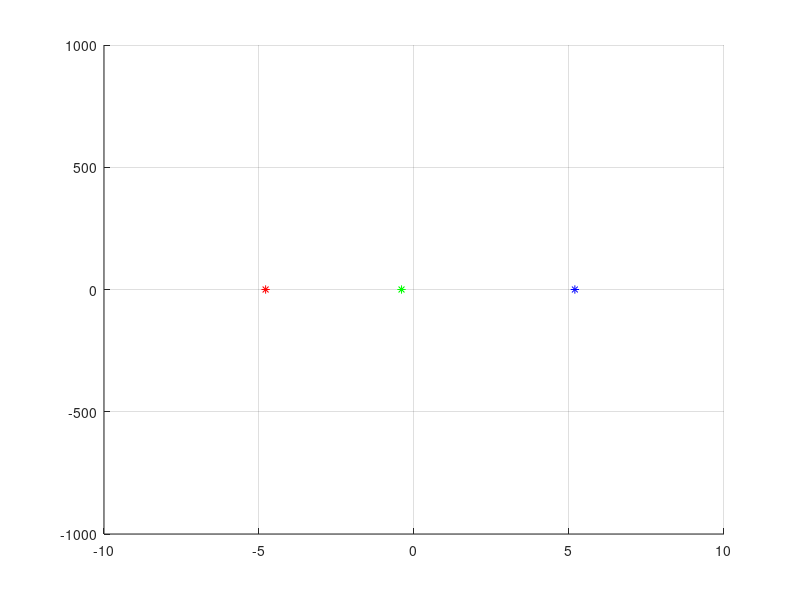
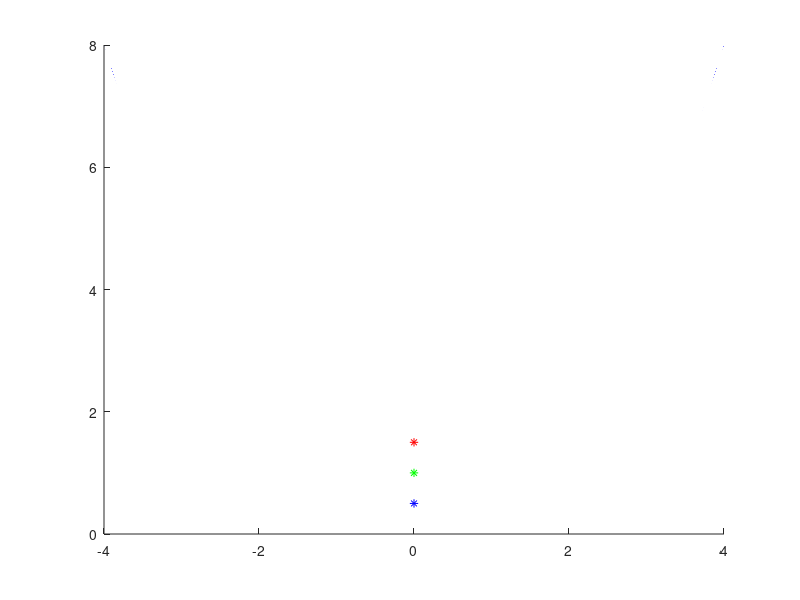

Reproduce these figures in MATLAB, in order. (Note: this script raises an error after producing the figures.)
% PHYS 6352: Computational Physics
% Homework 2
% Author: Richard Camuccio

clc

% [Problem 1]
%
% Viete's theorem states that a cubic polynomial can be uniquely defined by
% its roots x_1, x_2, x_3 and the coefficient a:
%
% ax^3 + bx^2 + cx + d = a(x - x_1)(x - x_2)(x - x_3)
%
% Viete gives explicit formulas for coefficients b, c, and d in terms of a
% and x1, x2, x3. Viete's formulas can be very useful if we want to know
% the answer to the question: "What kind of cubic polynomial has the roots
% that we specified?"
%
% Write an M-script (or M-function) that calculates the coefficients b, c,
% d from the known roots and the coefficient a that you must specify by
% hand. You can use this M-script to test your calculations in Problem 3.

clear

a = 1;
x1 = 2;
x2 = 4;
x3 = 6;

b = -a * (x1 + x2 + x3);
c = a * ((x1 * x2) + (x1 * x3) + (x2 * x3));
d = - a * x1 * x2 * x3;

disp('[Problem 1]')
disp(['  Given a = ', num2str(a), ' and roots ', num2str(x1), ', ', num2str(x2), ', ', num2str(x3)])
disp(['   b = ', num2str(b)])
disp(['   c = ', num2str(c)])
disp(['   d = ', num2str(d)])
disp(' ')

% [Problem 2]
%
% Beginning with a general expression for cubic equation:
%
% ax^3 + bx^2 + cx + d = 0
%
% perform the operations to bring it to the reduced form:
%
% y^3 + py + q = 0
%
% Give explicit formulas for the coefficients p and q in terms of a, b, c,
% d.

clear

a = 1;
b = 3;
c = 5;
d = 7;

p = (c / a) - (b^2 / (3 * a^2));
q = ((2/27) * (b^3 / a^3)) - ((b * c) / (3 * a^2)) + (d / a);

disp('[Problem 2]')
disp('  Given')
disp(['   a = ', num2str(a)])
disp(['   b = ', num2str(b)])
disp(['   c = ', num2str(c)])
disp(['   d = ', num2str(d)])
disp('  Reduced')
disp(['   p = ', num2str(p)])
disp(['   q = ', num2str(q)])
disp(' ')

% [Problem 3]
%
% Write an M-script (or M-function) that calculates the roots of the
% reduced cubic equation:
%
% y^3 + py + q = 0
%
% Combine it with the solution of Problem 2 to have an M-script that solves
% a general cubic equation:
%
% ax^3 + bx^2 + cx + d = 0
%
% Include in your M-script checks of the results. Also include in your
% M-script a plotting routine that produces a graph of the function
%
% f(x) = ax^3 + bx^2 + cx + d
%
% to convince yourself that the number of real roots you found is correct.
% You can overlay your roots with the graph of this function.

clear

N = 1e6;
xl = -10;
xr = 10;
x = linspace(xl, xr, N);

a = 1;
b = 0;
c = -25;
d = -10;

p = (c / a) - (b^2 / (3 * a^2));
q = ((2/27) * (b^3 / a^3)) - ((b * c) / (3 * a^2)) + (d / a);

alpha = (-1 + 1i*sqrt(3)) / 2;
beta = (-1 - 1i*sqrt(3)) / 2;

u = ((-q/2) + sqrt(((q^2)/4 + (p^3)/27)))^(1/3);
v = ((-q/2) - sqrt(((q^2)/4 + (p^3)/27)))^(1/3);

x1 = u + v;
x2 = (u * alpha) + (v * beta);
x3 = (u * beta) + (v * alpha);

y1 = (a * x1.^3) + (b * x1.^2) + (c * x1) + d;
y2 = (a * x2.^3) + (b * x2.^2) + (c * x2) + d;
y3 = (a * x3.^3) + (b * x3.^2) + (c * x3) + d;

y_cubic = (a * x.^3) + (b * x.^2) + (c * x) + d;

xr1 = real(x1);
xr2 = real(x2);
xr3 = real(x3);

yr1 = real(y1);
yr2 = real(y2);
yr3 = real(y3);

disp('[Problem 3]')
disp('  Given starting values for a cubic polynomial')
disp(['   a = ', num2str(a)])
disp(['   b = ', num2str(b)])
disp(['   c = ', num2str(c)])
disp(['   d = ', num2str(d)])
disp('  We have the roots')
disp(['   x1 = ', num2str(x1), ', y1 = ', num2str(y1)])
disp(['   x2 = ', num2str(x2), ', y2 = ', num2str(y2)])
disp(['   x3 = ', num2str(x3), ', y3 = ', num2str(y3)])
disp(' ')

figure(1)
grid
hold on
plot(x, y_cubic, 'k')
plot(xr1, yr1, 'b*', xr2, yr2, 'r*', xr3, yr3, 'g*')

% [Problem 4]
%
% Viete's theorem states that a quartic polynomial can be uniquely defined
% by its roots x1, x2, x3, x4 and the coefficient a:
%
% ax^4 + bx^3 + cx^2 + dx + e = a(x - x1)(x - x2)(x - x3)(x - x4)
%
% Viete gives explicit formulas for coefficients b, c, d, and e in terms of
% a and x1, x2, x3, x4. Viete's formulas can be very useful if we want
% to know the answer to the question: "What kind of quartic polynomial has
% the roots that we specified?"
%
% Write an M-script (or M-function) that calculates the coefficients b, c,
% d, e from the known roots and the coefficient a that you must specify by
% hand. You can use this M-script to test your calculations in Problem 6.

clear

a = 1;
x1 = 3;
x2 = 5;
x3 = 7;
x4 = 9;

b = -a * (x1 + x2 + x3 + x4);
c = a * ((x1 * x2) - (x1 * x3) - (x2 * x3) + (x1 * x4) + (x2 * x4) + (x3 * x4));
d = a * ((-x1 * x2 * x3) - (x1 * x2 * x4) + (x1 * x3 * x4) + (x2 * x3 * x4));
e = a * x1 * x2 * x3 * x4;

disp('[Problem 4]')
disp(['  Given a = ', num2str(a), ' and roots ', num2str(x1), ', ', num2str(x2), ', ', num2str(x3), ', ', num2str(x4)])
disp(['   b = ', num2str(b)])
disp(['   c = ', num2str(c)])
disp(['   d = ', num2str(d)])
disp(['   e = ', num2str(e)])
disp(' ')

% [Problem 5]
%
% Beginning with a general expression for quartic equation:
%
% ax^4 + bx^3 + cx^2 + dx + e = 0
%
% perform the operations to bring it to the reduced form:
%
% y^4 + py^2 + qy + r = 0
%
% Give explicit formulas for the coefficients p, q, and r in terms of a, b,
% c, d, e

clear

a = 1;
b = 1;
c = 2;
d = 3;
e = 5;

bp = b/a;
cp = c/a;
dp = d/a;
ep = e/a;

p = cp - (6/16)*(bp^2);
q = (((8 * (bp^3)) - (32 * bp * cp)) / 64) + dp;
r = ((bp^4) / 256) - ((bp^3) / 64) + ((bp^2) * cp / 16) - (bp * dp / 4) + cp;

disp('[Problem 5]')
disp('  Given')
disp(['   a = ', num2str(a)])
disp(['   b = ', num2str(b)])
disp(['   c = ', num2str(c)])
disp(['   d = ', num2str(d)])
disp(['   e = ', num2str(e)])
disp('  Reduced')
disp(['   p = ', num2str(p)])
disp(['   q = ', num2str(q)])
disp(['   r = ', num2str(r)])
disp(' ')

% [Problem 6] (Bonus)
%
% Write an M-script (or M-function) that calculates the roots of the
% reduced quartic equation:
%
% y^4 + py^2 + qx + r = 0
%
% Combine it with the solution of Problem 5 to have an M-script that solve
% a general quartic equation:
%
% ax^4 + bx^3 + cx^2 + dx + e = 0
%
% Include in your M-script checks of the results. Also include in your
% M-script a plotting routine that produces a graph of the function
%
% f(x) = ax^4 + bx^3 + cx^2 + dx + e
%
% to convince yourself that the number of real roots you found is correct.
% You can overlay your roots with the graph of this function.

% [Problem 7] Parabola
%
% In Cartesian coordinate system parabola is given by
%
% x^2 = 2py
%
% Plot this curve in MATLAB for different values of p. Find out the meaning
% of parameter p. Identify the focal point F (focus) and prove numerically
% that for every point P on the parabola |PF| = |PD|. Here D is the point
% on a straight line: y = -p/2 such that |PD| is the shortest distance.

N = 1e6;
a = -4;
b = 4;
x = linspace(a, b, N);

% semi-latus rectum - half of a chord going through focus of an ellipse;
% increasing p widens the parabola opening; p < 0 flips the parabola down
p1 = 1;
p2 = 2;
p3 = 3;

% focal length
fl1 = p1 / 2;
fl2 = p2 / 2;
fl3 = p3 / 2;

% directrix
d1 = -fl1;
d2 = -fl2;
d3 = -fl3;

% parabola
y1 = x.^2 / (2 * p1);
y2 = x.^2 / (2 * p2);
y3 = x.^2 / (2 * p3);

figure(2)
hold on

% plot parabola
plot(x, y1, 'b', x, y2, 'g', x, y3, 'r')

% plot focus
plot(0, fl1, 'b*', 0, fl2, 'g*', 0, fl3, 'r*')

% plot directrix
yline(d1, 'b')
yline(d2, 'g')
yline(d3, 'r')

% plot points P (on parabola) and D (on directrix)
plot(p1, fl1, 'bx', 0, -fl1, 'bx')
plot(p2, fl2, 'gx', 0, -fl2, 'gx')
plot(p3, fl3, 'rx', 0, -fl3, 'rx')

% plot line segment |PF1| and |PD1| respectively
plot([0, p1], [fl1, fl1], 'k')
plot([0, 0], [d1, fl1], 'k:')

legend('p=1', 'p=2', 'p=3')
grid

% check if semi-latus rectum equals distance between focus and directrix
delta_1 = fl1 - d1;
check_1 = delta_1 - p1;

delta_2 = fl2 - d2;
check_2 = delta_2 - p2;

delta_3 = fl3 - d3;
check_3 = delta_3 - p3;

disp('[Problem 7]')
disp(['  Check for |PF1| = |PD1| (should be zero): ', num2str(check_1)])
disp(['  Check for |PF2| = |PD2| (should be zero): ', num2str(check_2)])
disp(['  Check for |PF3| = |PD3| (should be zero): ', num2str(check_3)])
disp(' ')

% [Problem 8] Ellipse
%
% In Cartesian coordinate system ellipse is given by
%
% (x^2 / a^2) + (y^2 / b^2) = 1
%
% where a and b are called semi-axes. For a = b ellipse becomes circle.
%
% Plot ellipse in MATLAB. Identify its two focal points F1 and F2 (foci)
% and prove numerically that the sum |PF1| + |PF2| is the same for every
% point P on the ellipse.

clear

N = 1e6;
xl = -10;
xr = 10;
x = linspace(xl, xr, N);

a = 3;
b = 2;
c = sqrt((a^2) - (b^2));

y1 = real(sqrt(b * (1 - (x.^2/a^2))));
y2 = real(-sqrt(b * (1 - (x.^2/a^2))));

y1(y1 == 0) = nan;
y2(y2 == 0) = nan;

figure(3)
hold on

plot(x, y1, 'k:', x, y2, 'k:')
plot(c, 0, 'kx', -c, 0, 'kx')

grid

% [Problem 9] Hyperbola
%
% In Cartesian coordinate system hyperbola is given by
%
% (x^2 / a^2) - (y^2 / b^2) = 1
%
% or
%
% -(x^2 / a^2) + (y^2 / b^2) = 1
%
% where a and b are called semi-axes.
%
% Plot hyperbola in MATLAB. Identify its two focal points F1 and F2
% (foci) and prove numerically that the difference ||PF1| - |PF2|| is the
% same for every point on the hyperbola.

clear

N = 1e6;
xl = -10;
xr = 10;
x = linspace(xl, xr, N);

a = 3;
b = 2;
c = sqrt((a^2) + (b^2));

y1 = real(b * sqrt(((x.^2)/(a^2)) - 1));
y2 = real(-b * sqrt(((x.^2)/(a^2)) - 1));

y1(y1 == 0) = nan;
y2(y2 == 0) = nan;

figure(4)
hold on

plot(x, y1, 'k:', x, y2, 'k:')
plot(c, 0, 'kx', -c, 0, 'kx')

grid